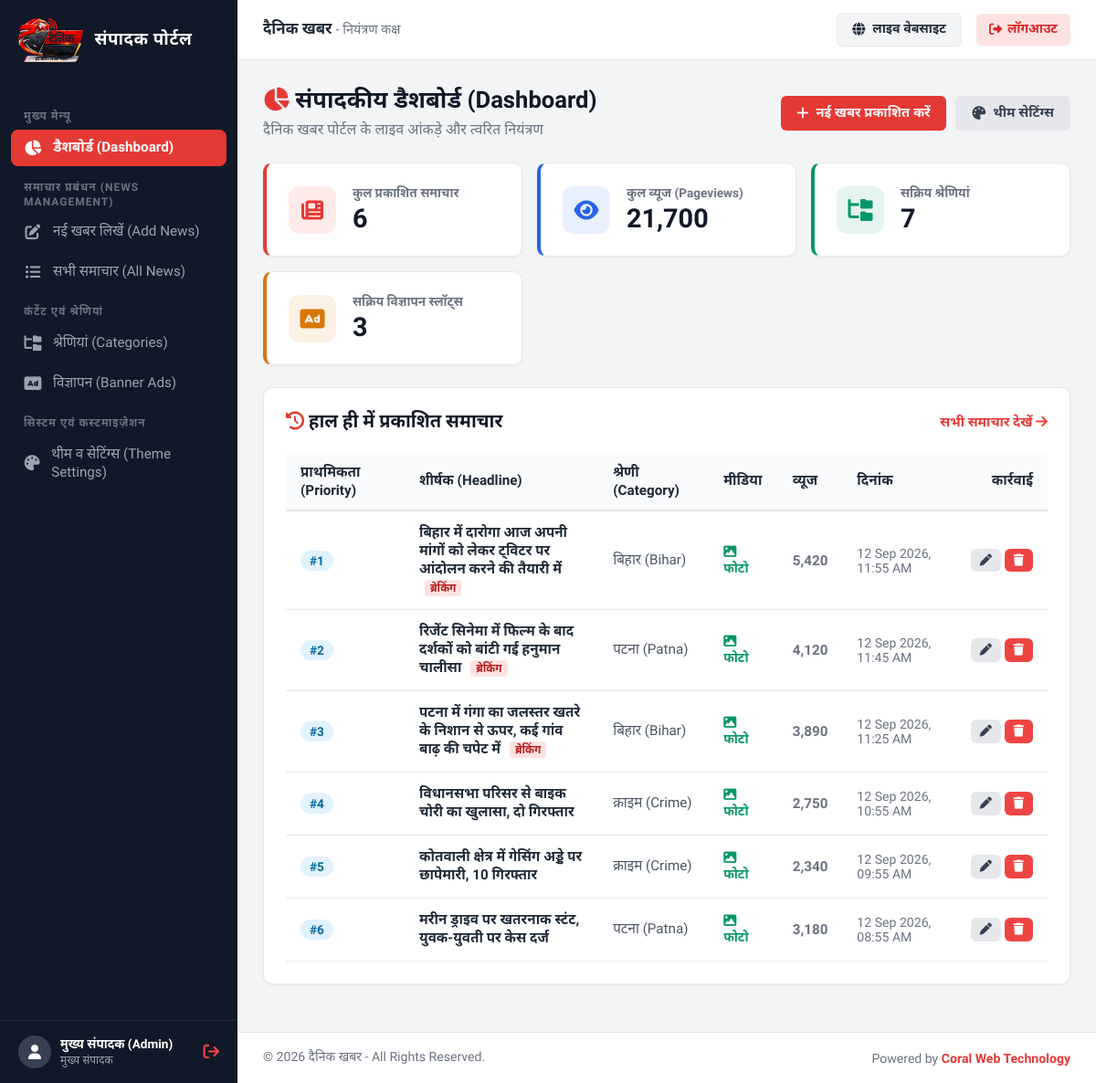
/admin/ (signed in), run on the app's committed database.
### tables this page shows
CREATE TABLE `settings` (
  `id` INT AUTO_INCREMENT PRIMARY KEY,
  `site_title` VARCHAR(150) NOT NULL DEFAULT 'दैनिक खबर',
  `tagline` VARCHAR(255) NOT NULL DEFAULT 'सच्ची और निष्पक्ष पत्रकारिता का सशक्त डिजिटल मंच',
  `theme_color` VARCHAR(20) NOT NULL DEFAULT '#e53935',
  `logo_url` VARCHAR(255) DEFAULT 'assets/images/logo.svg',
  `epaper_link` VARCHAR(255) DEFAULT 'https://epaper.dainikkhabr.com',
  `created_at` TIMESTAMP DEFAULT CURRENT_TIMESTAMP,
  `updated_at` TIMESTAMP DEFAULT CURRENT_TIMESTAMP ON UPDATE CURRENT_TIMESTAMP
);

CREATE TABLE `news` (
  `id` INT AUTO_INCREMENT PRIMARY KEY,
  `category_id` INT NOT NULL,
  `language` VARCHAR(10) NOT NULL DEFAULT 'hi',
  `headline` VARCHAR(500) NOT NULL,
  `subheadline` VARCHAR(500) DEFAULT NULL,
  `slug` VARCHAR(550) NOT NULL UNIQUE,
  `content` LONGTEXT NOT NULL,
  `media_type` ENUM('image', 'video_upload', 'video_embed') NOT NULL DEFAULT 'image',
  `media_url` VARCHAR(500) NOT NULL,
  `priority_order` INT DEFAULT 0,
  `is_breaking` TINYINT(1) DEFAULT 0,
  `views` INT DEFAULT 0,
  `created_at` TIMESTAMP DEFAULT CURRENT_TIMESTAMP,
  `updated_at` TIMESTAMP DEFAULT CURRENT_TIMESTAMP ON UPDATE CURRENT_TIMESTAMP,
  FOREIGN KEY (`category_id`) REFERENCES `categories` (`id`) ON DELETE CASCADE
);

CREATE TABLE `categories` (
  `id` INT AUTO_INCREMENT PRIMARY KEY,
  `name` VARCHAR(100) NOT NULL,
  `slug` VARCHAR(120) NOT NULL UNIQUE,
  `icon` VARCHAR(50) DEFAULT 'fa-newspaper',
  `display_order` INT DEFAULT 0,
  `status` TINYINT(1) DEFAULT 1,
  `created_at` TIMESTAMP DEFAULT CURRENT_TIMESTAMP
);

### admin/index.php (the view, shortened to what the rows shown need)
<?php
require_once __DIR__ . '/includes/auth.php';
$recent_news = [];
if ($pdo) {
    try {
        $stmt = $pdo->query("SELECT n.*, c.name as category_name
                             FROM news n
                             LEFT JOIN categories c ON n.category_id = c.id
                             ORDER BY n.created_at DESC LIMIT 6");
        $recent_news = $stmt->fetchAll();
    } catch (PDOException $e) {
        error_log($e->getMessage());
    }
}
require_once __DIR__ . '/includes/header.php';
?>
<div class="page-header">
    <div>
        <h1><i class="fa-solid fa-chart-pie" style="color:var(--admin-theme);"></i> संपादकीय डैशबोर्ड (Dashboard)</h1>
    </div>
</div>
<div class="card">
    <?php if (!empty($recent_news)): ?>
        <div style="overflow-x: auto;">
            <table style="width: 100%; border-collapse: collapse; text-align: left; font-size: 0.95rem;">
                <thead>
                    <tr style="border-bottom: 2px solid var(--admin-border); background: #f9fafb;">
                        <th style="padding: 12px 16px; font-weight: 700;">प्राथमिकता (Priority)</th>
                        <th style="padding: 12px 16px; font-weight: 700;">शीर्षक (Headline)</th>
                        <th style="padding: 12px 16px; font-weight: 700;">श्रेणी (Category)</th>
                        <th style="padding: 12px 16px; font-weight: 700;">मीडिया</th>
                        <th style="padding: 12px 16px; font-weight: 700;">व्यूज</th>
                        <th style="padding: 12px 16px; font-weight: 700;">दिनांक</th>
                        <th style="padding: 12px 16px; font-weight: 700; text-align: right;">कार्रवाई</th>
                    </tr>
                </thead>
                <tbody>
                    <?php foreach ($recent_news as $news): ?>
                        <tr style="border-bottom: 1px solid var(--admin-border);">
                            <td style="padding: 14px 16px;">
                                <span style="display:inline-block; padding:3px 10px; background:#e0f2fe; color:#0369a1; border-radius:12px; font-weight:700; font-size:0.85rem;">
                                    #<?php echo (int)$news['priority_order']; ?>
                                </span>
                            </td>
                            <td style="padding: 14px 16px; font-weight: 600; max-width: 320px;">
                                <a href="<?php echo SITE_URL; ?>/article.php?slug=<?php echo urlencode($news['slug']); ?>" target="_blank" style="color: #1f2937; text-decoration: none;">
                                    <?php echo htmlspecialchars(mb_substr($news['headline'], 0, 75)) . (mb_strlen($news['headline']) > 75 ? '...' : ''); ?>
                                </a>
                                <?php if (!empty($news['is_breaking'])): ?>
                                    <span style="font-size:0.75rem; background:#fee2e2; color:#b91c1c; padding:2px 6px; border-radius:4px; margin-left:6px; font-weight:700;">ब्रेकिंग</span>
                                <?php endif; ?>
                            </td>
                            <td style="padding: 14px 16px; color: #4b5563;">
                                <?php echo htmlspecialchars($news['category_name'] ?? 'सामान्य'); ?>
                            </td>
                            <td style="padding: 14px 16px;">
                                <?php if ($news['media_type'] === 'video_embed' || $news['media_type'] === 'video_upload'): ?>
                                    <span style="color: #dc2626; font-size: 0.88rem; font-weight: 600;"><i class="fa-solid fa-circle-play"></i> वीडियो</span>
                                <?php else: ?>
                                    <span style="color: #059669; font-size: 0.88rem; font-weight: 600;"><i class="fa-solid fa-image"></i> फोटो</span>
                                <?php endif; ?>
                            </td>
                            <td style="padding: 14px 16px; color: #6b7280; font-weight: 600;">
                                <?php echo number_format($news['views']); ?>
                            </td>
                            <td style="padding: 14px 16px; color: #6b7280; font-size: 0.88rem;">
                                <?php echo date('d M Y, h:i A', strtotime($news['created_at'])); ?>
                            </td>
                            <td style="padding: 14px 16px; text-align: right; white-space: nowrap;">
                                <a href="<?php echo SITE_URL; ?>/admin/news/edit.php?id=<?php echo $news['id']; ?>" class="btn btn-secondary" style="padding: 6px 10px; font-size: 0.82rem;" title="संपादित करें">
                                    <i class="fa-solid fa-pen"></i>
                                </a>
                                <a href="<?php echo SITE_URL; ?>/admin/news/delete.php?id=<?php echo $news['id']; ?>" class="btn btn-danger" style="padding: 6px 10px; font-size: 0.82rem;" title="हटाएं" onclick="return confirm('क्या आप वाकई इस समाचार को हटाना चाहते हैं?');">
                                    <i class="fa-solid fa-trash"></i>
                                </a>
                            </td>
                        </tr>
                    <?php endforeach; ?>
                </tbody>
            </table>
        </div>
    <?php endif; ?>
</div>
<?php require_once __DIR__ . '/includes/footer.php'; ?>

### admin/includes/header.php (shortened to what the rows shown need)
<?php
$site_settings = get_site_settings();
?>
<!DOCTYPE html>
<html lang="hi">
<head>
    <link rel="stylesheet" href="https://cdnjs.cloudflare.com/ajax/libs/font-awesome/6.5.1/css/all.min.css">
    <link href="https://cdn.jsdelivr.net/npm/summernote@0.8.18/dist/summernote-lite.min.css" rel="stylesheet">
</head>
<body>
    <div class="admin-main">
        <header class="admin-topbar">
            <div class="topbar-left">
                <h3 style="font-size:1.05rem; font-weight:700; color:#1f2937;">
                    <?php echo htmlspecialchars($site_settings['site_title'] ?? 'दैनिक खबर'); ?> <span style="font-weight:400; color:#6b7280; font-size:0.9rem;">- नियंत्रण कक्ष</span>
                </h3>
            </div>
        </header>
        <main class="admin-body">

### admin/includes/footer.php (shortened to what the rows shown need)
        </main>
        <footer style="padding: 18px 28px; background: #ffffff; border-top: 1px solid var(--admin-border); font-size: 0.88rem; color: #6b7280; display: flex; justify-content: space-between; align-items: center; flex-wrap: wrap; gap: 10px;">
            <div>
                &copy; <?php echo date('Y'); ?> <?php echo htmlspecialchars($site_settings['site_title'] ?? 'दैनिक खबर'); ?> - All Rights Reserved.
            </div>
            <div>
                Powered by <a href="https://coralwebtechnology.com/" target="_blank" style="color: var(--admin-theme); text-decoration: none; font-weight: 600;">Coral Web Technology</a>
            </div>
        </footer>
    </div>
</body>
</html>

### data on the page
settings: site_title "दैनिक खबर"
news: priority_order "1", headline "बिहार में दारोगा आज अपनी मांगों को लेकर ट्विटर पर आंदोलन करने की तैयारी में", is_breaking "ब्रेकिंग", category.name "बिहार (Bihar)", media_type "फोटो", views "5,420", created_at "12 Sep 2026, 11:55 AM"
news: priority_order "2", headline "रिजेंट सिनेमा में फिल्म के बाद दर्शकों को बांटी गई हनुमान चालीसा", is_breaking "ब्रेकिंग", category.name "पटना (Patna)", media_type "फोटो", views "4,120", created_at "12 Sep 2026, 11:45 AM"
news: priority_order "3", headline "पटना में गंगा का जलस्तर खतरे के निशान से ऊपर, कई गांव बाढ़ की चपेट में", is_breaking "ब्रेकिंग", category.name "बिहार (Bihar)", media_type "फोटो", views "3,890", created_at "12 Sep 2026, 11:25 AM"
news: priority_order "4", headline "विधानसभा परिसर से बाइक चोरी का खुलासा, दो गिरफ्तार", category.name "क्राइम (Crime)", media_type "फोटो", views "2,750", created_at "12 Sep 2026, 10:55 AM"
news: priority_order "5", headline "कोतवाली क्षेत्र में गेसिंग अड्डे पर छापेमारी, 10 गिरफ्तार", category.name "क्राइम (Crime)", media_type "फोटो", views "2,340", created_at "12 Sep 2026, 09:55 AM"
news: priority_order "6", headline "मरीन ड्राइव पर खतरनाक स्टंट, युवक-युवती पर केस दर्ज", category.name "पटना (Patna)", media_type "फोटो", views "3,180", created_at "12 Sep 2026, 08:55 AM"

### other printed values
$_SESSION['admin_name'] "मुख्य संपादक (Admin)"
$total_news "6"
$total_views "21,700"
$total_categories "7"
$total_ads "3"
